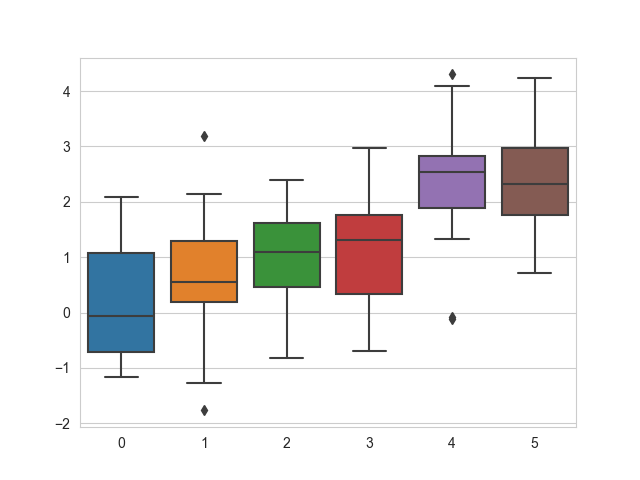

Here is the Python script that generated this plot:
import numpy as np
import matplotlib.pyplot as plt
import seaborn as sns

f = plt.figure()
data = np.random.normal(size=(20, 6)) + np.arange(6)/2
sns.set_style('whitegrid')
sns.boxplot(data=data)
#plt.show()
f.savefig('figure1.png')